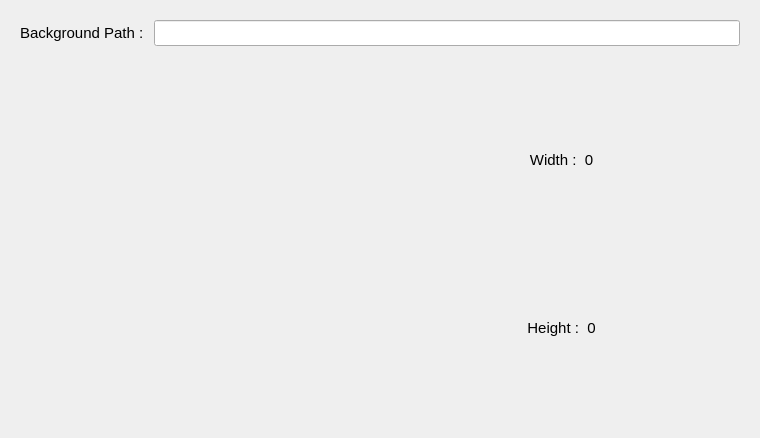
<?xml version="1.0" encoding="UTF-8"?>
<ui version="4.0">
 <class>BackgroundImageConf</class>
 <widget class="QWidget" name="BackgroundImageConf">
  <property name="geometry">
   <rect>
    <x>0</x>
    <y>0</y>
    <width>760</width>
    <height>438</height>
   </rect>
  </property>
  <property name="windowTitle">
   <string>BackgroundImageConf</string>
  </property>
  <layout class="QVBoxLayout" name="verticalLayout">
   <item>
    <widget class="QWidget" name="backgroundImageSettingsArea" native="true">
     <property name="sizePolicy">
      <sizepolicy hsizetype="Preferred" vsizetype="Maximum">
       <horstretch>0</horstretch>
       <verstretch>0</verstretch>
      </sizepolicy>
     </property>
     <layout class="QHBoxLayout" name="horizontalLayout">
      <item>
       <widget class="QLabel" name="backgroundImageLabel">
        <property name="font">
         <font>
          <family>Ubuntu</family>
          <pointsize>11</pointsize>
         </font>
        </property>
        <property name="text">
         <string>Background Path : </string>
        </property>
       </widget>
      </item>
      <item>
       <widget class="QLineEdit" name="backgroundImagePath">
        <property name="font">
         <font>
          <family>Ubuntu</family>
          <pointsize>11</pointsize>
         </font>
        </property>
       </widget>
      </item>
     </layout>
    </widget>
   </item>
   <item>
    <widget class="QWidget" name="backgroundImagePreviewArea" native="true">
     <layout class="QHBoxLayout" name="horizontalLayout_2">
      <item>
       <widget class="QWidget" name="backgroundImagePreview" native="true">
        <layout class="QVBoxLayout" name="verticalLayout_4">
         <item>
          <layout class="QVBoxLayout" name="backgroundImagePreviewLayout"/>
         </item>
        </layout>
       </widget>
      </item>
      <item>
       <widget class="QWidget" name="imagewidthHeightArea" native="true">
        <layout class="QVBoxLayout" name="verticalLayout_2">
         <item>
          <widget class="QLabel" name="labelImageWidth">
           <property name="font">
            <font>
             <family>Ubuntu</family>
             <pointsize>11</pointsize>
            </font>
           </property>
           <property name="text">
            <string>Width :  0</string>
           </property>
           <property name="alignment">
            <set>Qt::AlignCenter</set>
           </property>
          </widget>
         </item>
         <item>
          <widget class="QLabel" name="labelImageHeight">
           <property name="font">
            <font>
             <family>Ubuntu</family>
             <pointsize>11</pointsize>
            </font>
           </property>
           <property name="text">
            <string>Height :  0</string>
           </property>
           <property name="alignment">
            <set>Qt::AlignCenter</set>
           </property>
          </widget>
         </item>
        </layout>
       </widget>
      </item>
     </layout>
    </widget>
   </item>
  </layout>
 </widget>
 <resources/>
 <connections/>
</ui>
